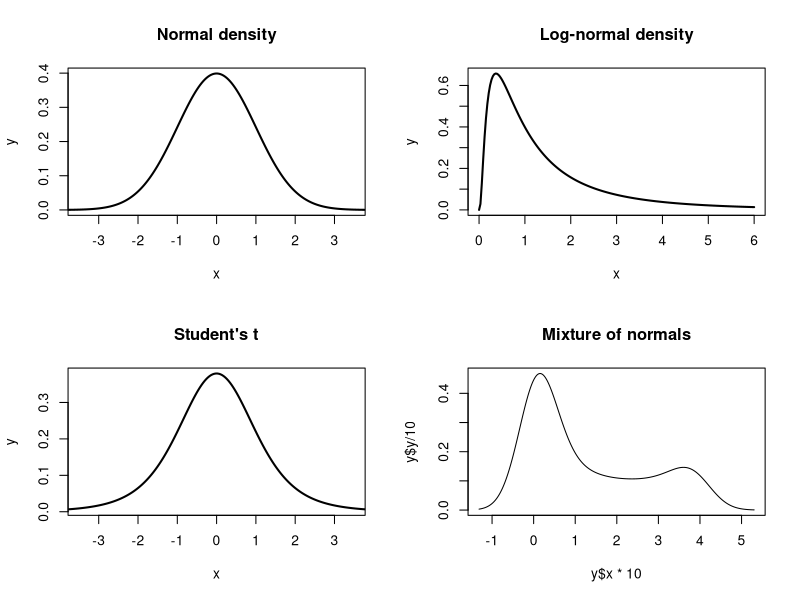
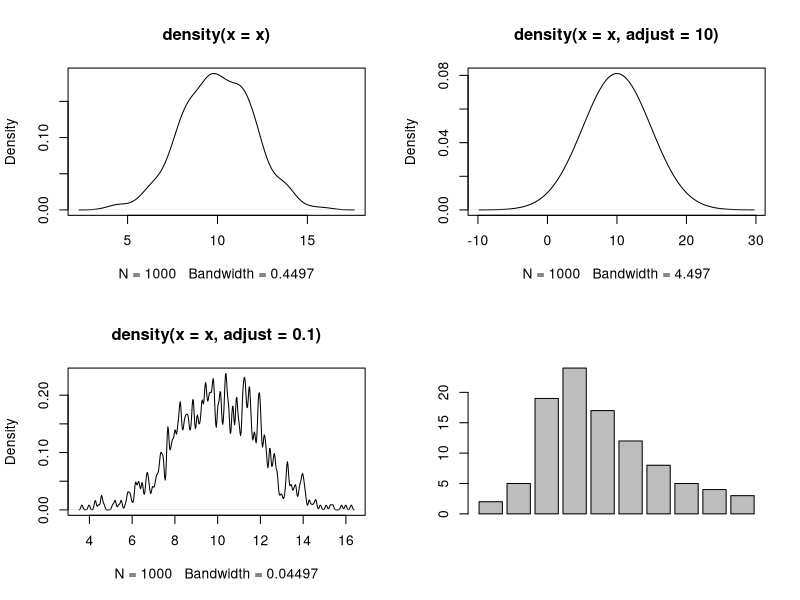
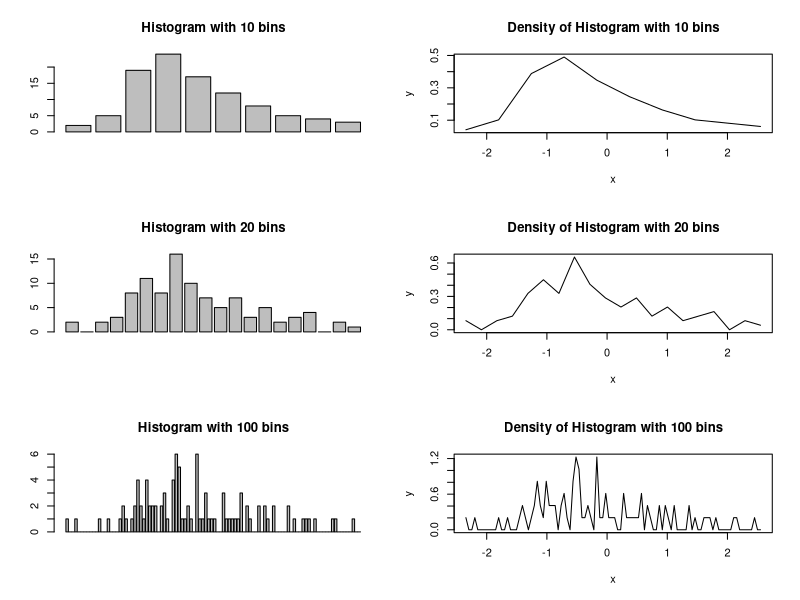

Reproduce these figures in R, in order.
## ---- chunk 1
par(mfrow=c(2,2))
x <- seq(-4,4,length=200)
y <- dnorm(x,mean=0, sd=1)
plot(x,y, type = "l", lwd = 2, xlim = c(-3.5,3.5), main = "Normal density")

x <- seq(0,6,length=200)
y <- dlnorm(x, mean=0, sd=1)
plot(x,y, type = "l", lwd = 2, xlim = c(0,6), main = "Log-normal density")

x <- seq(-4,4,length=200)
y <- dt(x, 5)
plot(x,y, type = "l", lwd = 2, xlim = c(-3.5,3.5), main = "Student's t")

x <- seq(-4,4,length=200)
y <- dnorm(x,mean=0, sd=1)
y <- density(y)
plot(x=y$x*10, y=y$y/10, type = "l", main = "Mixture of normals")
#plot(x,y, type = "l", lwd = 2, xlim = c(-3.5,3.5))
## ---- chunk 2
set.seed(201010)
x <- rnorm(1000, 10, 2)
par(mfrow = c(2,2))
plot(density(x))  #A bit bumpy
plot(density(x,adjust = 10)) #Very smmoth
plot(density(x,adjust = .1)) #crazy bumpy
## ---- chunk 3
# Sample data
set.seed(1234)
x <- rnorm(100)

# Function to plot histogram with bins
histogram <- function(x, bins = 5){
  S <- range(x)
  a <- range(x)[1]
  b <- range(x)[2]
  J <- bins
  h <- (b - a)/J
  n <- integer(J)
  
  for (j in 1:J){
    for (i in 1:length(x)){
      if(x[i] > a + (j-1)*h && (x[i] <= a + j*h)) {n[j] <- n[j] + 1L}
    }
  }
  
  # Manually add +1 to n[1] because lowest value is not included
  n[1] <- n[1] + 1
  barplot(n)
  return(n)
}

histogram(x, 10)
## ---- chunk 4
# Sample data
set.seed(1234)
x <- rnorm(100)

# Function to plot histogram with bins
histogram <- function(x, bins = 5){
  S <- range(x)
  a <- range(x)[1]
  b <- range(x)[2]
  J <- bins
  h <- (b - a)/J
  n <- integer(J)
  
  for (j in 1:J){
    for (i in 1:length(x)){
      if(x[i] > a + (j-1)*h && (x[i] <= a + j*h)) {n[j] <- n[j] + 1L}
    }
  }
  
  # Manually add +1 to n[1] because lowest value is not included
  n[1] <- n[1] + 1
  return(n)
}

# New vector 
expden <- integer(10)

# Expected density function f(c) = n_j/h*n
density_histogram <- function(x, bins = 5){
    S <- range(x)
    a <- range(x)[1]
    b <- range(x)[2]  
    J <- bins
    h <- (b - a)/J
    binlength <- histogram(x, bins)
    
    for (i in 1:length(binlength)){  
      expden[i] <- binlength[i] / (h*length(x))
    }
     return(expden)
}
par(mfrow=c(3,2))
# With 10 bins
bins <- 10
dat <- data.frame(x = seq(from = min(x), to = max(x), length.out = bins), 
                  y = density_histogram(x, bins))
barplot(histogram(x, bins), main = "Histogram with 10 bins")
plot(dat, type = "l", main = "Density of Histogram with 10 bins")

# With 20 bins
bins <- 20
dat <- data.frame(x = seq(from = min(x), to = max(x), length.out = bins), 
                  y = density_histogram(x, bins))
barplot(histogram(x, bins), main = "Histogram with 20 bins")
plot(dat, type = "l", main = "Density of Histogram with 20 bins")

# With 100 bins
bins <- 100
dat <- data.frame(x = seq(from = min(x), to = max(x), length.out = bins), 
                  y = density_histogram(x, bins))
barplot(histogram(x, bins), main = "Histogram with 100 bins")
plot(dat, type = "l", main = "Density of Histogram with 100 bins")
